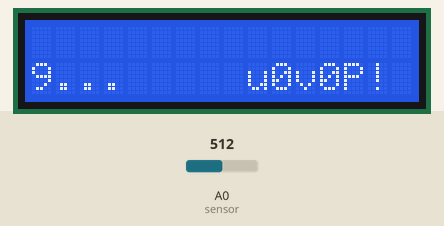
Bench run of a sketch on a simulated Arduino Uno, built with avr-gcc and run on an emulated ATmega328P. On the bench: 16×2 character LCD. The test bench sets the inputs (shaded band); at power-on: A0 (sensor) = 512. What the sketch prints to the serial monitor is not drawn.

Above: at 1.2 s.
1.3 s: A0 (sensor) set to 406
3.5 s: A0 (sensor) set to 388
At 4.1 s:
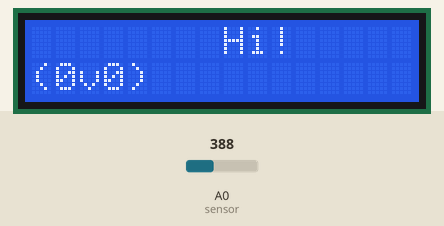
5.2 s: A0 (sensor) set to 610
At 6.6 s:
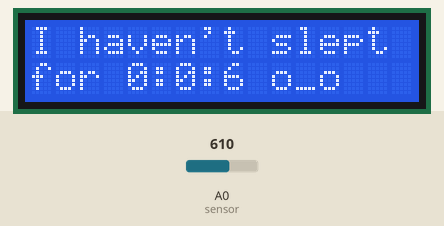
8.2 s: A0 (sensor) set to 791
11.2 s: A0 (sensor) set to 806
At 11.7 s:
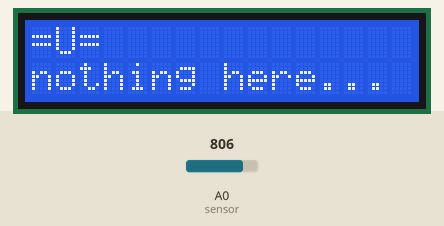
12.8 s: A0 (sensor) set to 790
At 13.5 s:
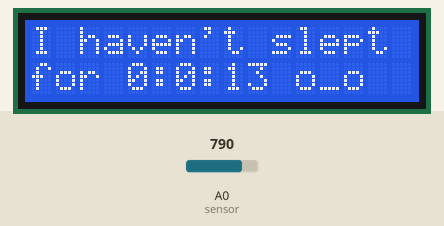
Timing chart, 0 to 15.8 s (numbered marks = the images above; inputs shaded):
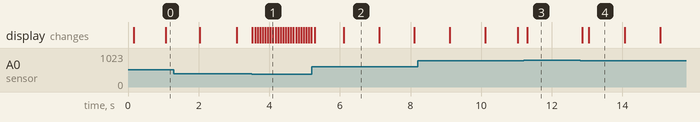

Measured:
- the behaviour switches between 400 and 399 on A0 (sensor) (found by bisection; images 0 and 1)
- the behaviour switches between 799 and 800 on A0 (sensor) (found by bisection; images 2 and 3)
- after the input at 3.5 s, the display: first changes at once (image 1 shows a later state)
- after the input at 5.2 s, the display: first changes after 0.08 s (image 2 shows a later state)
- after the input at 11.2 s, the display: changes after 0.10 s (image 3)
- after the input at 12.8 s, the display: first changes after 0.07 s (image 4 shows a later state)
- what the display in image 2 shows lasts 1.0 s, from 6.1 s to 7.1 s

The sketch:

LCD_time_pet.ino
```cpp
#include <LiquidCrystal_I2C.h>

LiquidCrystal_I2C lcd(0x27,16,2);  // set the LCD address to 0x27 for a 16 chars and 2 line display
int n=0;
int sensor=A0;
int sensorRead=0;
unsigned long start_time,t,time_stop,tt;
int second,minute,hour,secondt,minutet,hourt;
void sleep(){
  if(n==16){
    n=0;
  }else{
    n++;
  }
  lcd.setCursor(n,0);
  lcd.print("zZ");
  lcd.setCursor(0,1);
  lcd.print("(-_-)");
  }
void awake(){
  if(n==16){
    n=0;
  }else{
    n++;
  }
  lcd.setCursor(n,0);
  lcd.print("Hi!");
  lcd.setCursor(0,1);
  lcd.print("(0v0)");
  }
void Using(){
  start_time=micros();
  tt=(start_time/1000000);
  second=tt%60;
  minute=(tt/60)%60;
  hour=tt/3600;
  lcd.setCursor(0,1);
  lcd.print("for ");
  lcd.print(hour);
  lcd.print(":");
  lcd.print(minute);
  lcd.print(":");
  lcd.print(second);
  if(hour>=1){
    lcd.print(" @n@");
    }else{
    lcd.print(" o_o");
      }
  lcd.setCursor(0,0);
  lcd.print("I haven't slept");
  }
void Time(){
  start_time=micros();
  t=start_time-time_stop;
  int s=(t/1000000)-10;
  secondt=s%60;
  minutet=(s/60)%60;
  hourt=s/3600;
  if(s>=0){
    lcd.setCursor(0,0);
    lcd.print(hourt);
    lcd.print(":");
    lcd.print(minutet);
    lcd.print(":");
    lcd.print(secondt);
    }else{
    lcd.setCursor(0,1);
    lcd.print(-s);
    lcd.print("...");
    }
    lcd.setCursor(9,1);
    lcd.print("u0v0P!");
  }
void setup()
{
  Serial.begin(9600);
  lcd.init();                     // initialize the lcd
  // Print a message to the LCD.
  lcd.backlight();
  lcd.setCursor(0,0);
  lcd.print("Hello, world!");
  lcd.setCursor(0,1);
  lcd.print("I'm Chris!");
}
void loop()
{
  Serial.println(t);
  lcd.init();
  sensorRead=analogRead(sensor);
  if(sensorRead<200){
    time_stop=start_time;
    sleep();
    time_stop=start_time;
    }else if(sensorRead>=200&&sensorRead<400){
    time_stop=start_time;
    awake();
    time_stop=start_time;
    }else if(sensorRead>=400&&sensorRead<600){
      //time_stop=t;
      Time();
    }else if(sensorRead>=600&&sensorRead<800){
    time_stop=start_time;
    Using();
    time_stop=start_time;
    }else{
    lcd.setCursor(0,0);
    lcd.print("=U=");
    lcd.setCursor(0,1);
    lcd.print("nothing here...");
    time_stop=start_time;
    }
}
```
